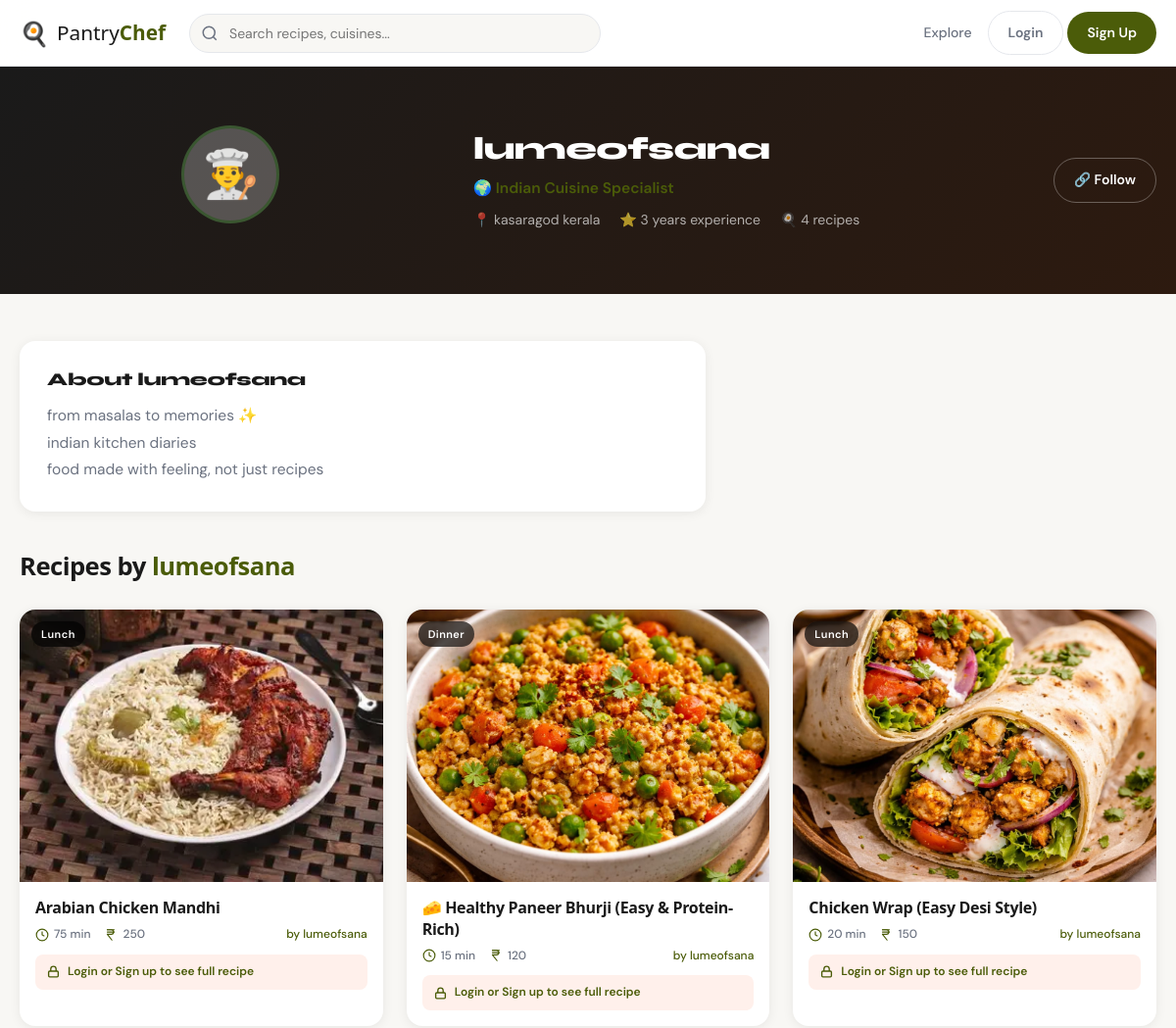
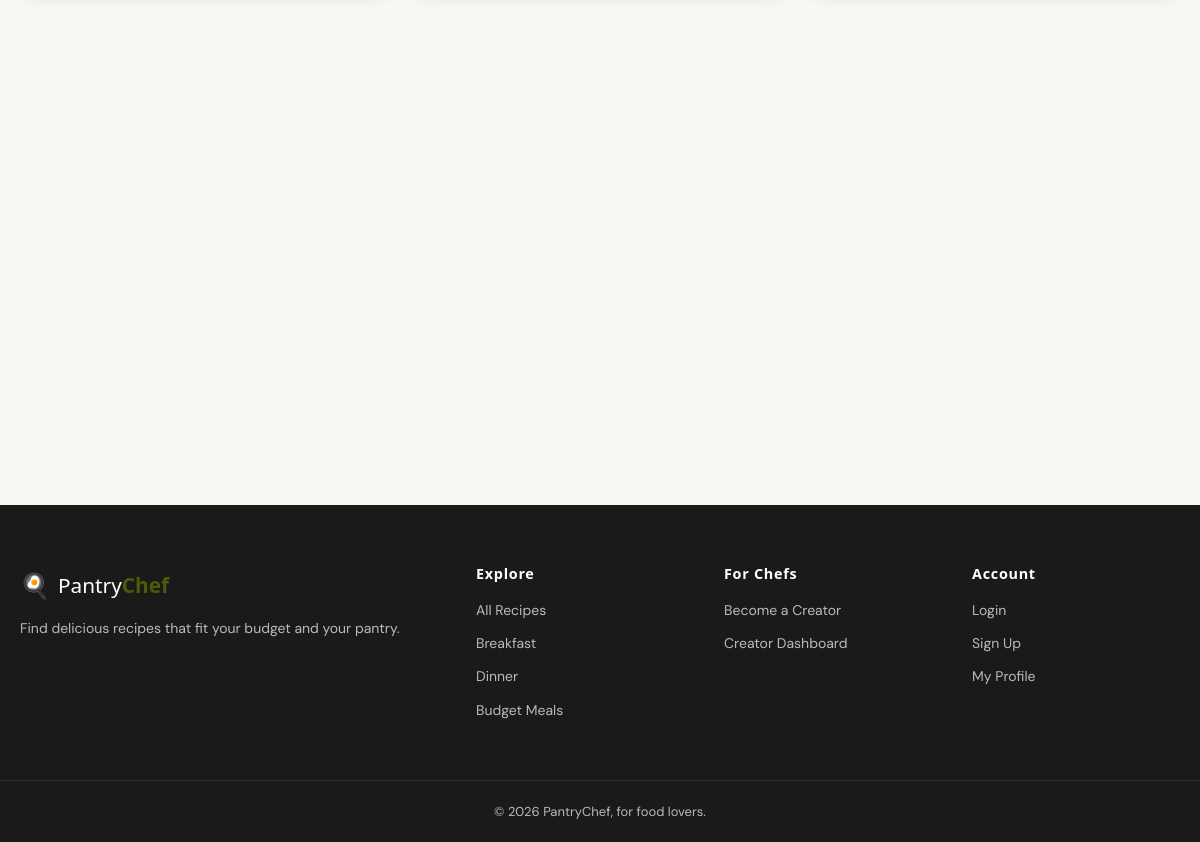
The page /creator-profile.php?id=4 on the database its author committed (2 pictures, top to bottom).
### tables this page shows
CREATE TABLE `creators` (
  `id` int(10) UNSIGNED NOT NULL,
  `user_id` int(10) UNSIGNED NOT NULL,
  `chef_name` varchar(100) NOT NULL,
  `bio` text DEFAULT NULL,
  `profile_image` varchar(255) DEFAULT NULL,
  `location` varchar(100) DEFAULT NULL,
  `speciality_cuisine` varchar(100) DEFAULT NULL,
  `social_link` varchar(255) DEFAULT NULL,
  `experience_years` tinyint(3) UNSIGNED DEFAULT 0,
  `status` enum('pending','approved','rejected') DEFAULT 'pending'
);

CREATE TABLE `recipes` (
  `id` int(10) UNSIGNED NOT NULL,
  `title` varchar(200) NOT NULL,
  `description` text DEFAULT NULL,
  `image` varchar(255) DEFAULT NULL,
  `cooking_time` smallint(5) UNSIGNED DEFAULT 0 COMMENT 'minutes',
  `budget` decimal(8,2) DEFAULT 0.00 COMMENT 'in local currency',
  `category_id` int(10) UNSIGNED DEFAULT NULL,
  `cuisine` varchar(100) DEFAULT NULL,
  `created_by` int(10) UNSIGNED NOT NULL,
  `status` enum('active','draft','deleted') DEFAULT 'active',
  `created_at` timestamp NOT NULL DEFAULT current_timestamp(),
  `updated_at` timestamp NOT NULL DEFAULT current_timestamp() ON UPDATE current_timestamp()
);

CREATE TABLE `categories` (
  `id` int(10) UNSIGNED NOT NULL,
  `name` varchar(100) NOT NULL,
  `type` enum('meal','food_type','special') DEFAULT 'meal',
  `icon` varchar(10) DEFAULT NULL,
  `sort_order` tinyint(3) UNSIGNED DEFAULT 0
);

### includes/auth.php (called while the page is built, shortened)
<?php
function isLoggedIn(): bool {
    return isset($_SESSION['user_id']);
}
function currentUser(): array {
    return [
        'id'   => $_SESSION['user_id']   ?? null,
        'name' => $_SESSION['user_name'] ?? '',
        'role' => $_SESSION['role']      ?? 'guest',
    ];
}

### components/recipe-card.php (the view, shortened to what this page needs)
<?php
$isGuest     = !isLoggedIn();
$image       = !empty($recipe['image']) ? UPLOADS . '/recipes/' . htmlspecialchars($recipe['image']) : ASSETS . '/images/placeholder.jpg';
$recipeUrl   = BASE_URL . 'recipe.php?id=' . (int)$recipe['id'];
$loginUrl    = BASE_URL . 'login.php?redirect=' . urlencode($recipeUrl) . '&reason=recipe';
$cardLink    = $isGuest ? $loginUrl : $recipeUrl;
?>
<article class="recipe-card fade-in" data-recipe-id="<?= (int)$recipe['id'] ?>">
    <a href="<?= $cardLink ?>" class="recipe-card__image-wrap">
        <img src="<?= $image ?>" alt="<?= htmlspecialchars($recipe['title']) ?>" loading="lazy" class="recipe-card__image">
        <?php if (!empty($recipe['category_name'])): ?>
            <span class="recipe-card__badge"><?= htmlspecialchars($recipe['category_name']) ?></span>
        <?php endif; ?>
    </a>
    <div class="recipe-card__body">
        <h3 class="recipe-card__title">
            <a href="<?= $cardLink ?>"><?= htmlspecialchars($recipe['title']) ?></a>
        </h3>
        <div class="recipe-card__meta">
            <span class="meta-item">
                <svg width="14" height="14" viewBox="0 0 24 24" fill="none" stroke="currentColor" stroke-width="2"><circle cx="12" cy="12" r="10"/><polyline points="12 6 12 12 16 14"/></svg>
                <?= (int)$recipe['cooking_time'] ?> min
            </span>
            <span class="meta-item">
                <svg width="14" height="14" viewBox="0 0 24 24" fill="none" stroke="currentColor" stroke-width="2" stroke-linecap="round" stroke-linejoin="round">
                    <path d="M6 3h12"/>
                    <path d="M6 7h12"/>
                    <path d="M6 11h7a4 4 0 0 0 0-8H6"/>
                    <path d="M6 11l8 10"/>
                </svg>
                <?= number_format((float)$recipe['budget'], 0) ?>
            </span>
            <?php if (!empty($recipe['chef_name'])): ?>
                <span class="meta-item meta-chef">by <?= htmlspecialchars($recipe['chef_name']) ?></span>
            <?php endif; ?>
        </div>
        <?php if ($isGuest): ?>
        <div style="margin-top:10px; padding:8px 12px; background:var(--primary-light); border-radius:8px; display:flex; align-items:center; gap:8px;">
            <svg width="13" height="13" viewBox="0 0 24 24" fill="none" stroke="var(--primary)" stroke-width="2.5"><rect x="3" y="11" width="18" height="11" rx="2"/><path d="M7 11V7a5 5 0 0 1 10 0v4"/></svg>
            <span style="font-size:12px; color:var(--primary); font-weight:600;">
                <a href="<?= $loginUrl ?>" style="color:var(--primary);">Login</a> or
                <a href="<?= BASE_URL ?>signup.php" style="color:var(--primary);">Sign up</a> to see full recipe
            </span>
        </div>
        <?php endif; ?>
    </div>
</article>

### creator-profile.php (shortened to what this page needs)
<?php
require_once 'includes/auth.php';
require_once 'includes/db.php';
$creatorId = (int)($_GET['id'] ?? 0);
$user   = currentUser();
$userId = $user['id'];
$stmt = $pdo->prepare("
    SELECT cr.*, u.name, u.email, u.created_at as member_since
    FROM creators cr
    JOIN users u ON cr.user_id = u.id
    WHERE cr.id = ?
");
$stmt->execute([$creatorId]);
$chef = $stmt->fetch();
$recipesStmt = $pdo->prepare("
    SELECT r.id, r.title, r.image, r.cooking_time, r.budget, c.name as category_name,
           COALESCE(cr.chef_name, u.name) as chef_name,
           " . ($userId ? "CASE WHEN f.id IS NOT NULL THEN 1 ELSE 0 END" : "0") . " as is_favorited
    FROM recipes r
    LEFT JOIN categories c ON r.category_id = c.id
    LEFT JOIN users u ON r.created_by = u.id
    LEFT JOIN creators cr ON u.id = cr.user_id
    " . ($userId ? "LEFT JOIN favorites f ON f.recipe_id = r.id AND f.user_id = $userId" : "") . "
    WHERE r.created_by = ? AND r.status = 'active'
    ORDER BY r.created_at DESC
");
$recipesStmt->execute([$chef['user_id']]);
$recipes = $recipesStmt->fetchAll();
$profileImg = $chef['profile_image'] ? UPLOADS . '/creators/' . $chef['profile_image'] : null;
?>
<!DOCTYPE html>
<html lang="en">
<head>
<link rel="stylesheet" href="<?= ASSETS ?>/css/main.css">
</head>
<body>
<?php include 'components/navbar.php'; ?>
<div style="background:linear-gradient(135deg,#1a1a1a,#2d1a0f); padding:60px 0;">
  <div class="container" style="display:flex; align-items:center; gap:32px; flex-wrap:wrap;">
    <div class="profile-avatar" style="width:100px; height:100px; border:3px solid rgba(31, 90, 16, 0.5);">
      <?php if ($profileImg): ?>
        <img src="<?= $profileImg ?>" alt="">
      <?php else: ?>
        <span style="font-size:3rem">👨‍🍳</span>
      <?php endif; ?>
    </div>
    <div style="color:#fff;">
      <h1 style="font-family:'Syne',sans-serif; font-size:2rem; margin-bottom:8px;"><?= htmlspecialchars($chef['chef_name']) ?></h1>
      <?php if ($chef['speciality_cuisine']): ?>
        <p style="color:var(--primary); font-weight:600; margin-bottom:8px;">🌍 <?= htmlspecialchars($chef['speciality_cuisine']) ?> Cuisine Specialist</p>
      <?php endif; ?>
      <div style="display:flex; gap:20px; flex-wrap:wrap;">
        <?php if ($chef['location']): ?>
          <span style="color:rgba(255,255,255,.65); font-size:14px;">📍 <?= htmlspecialchars($chef['location']) ?></span>
        <?php endif; ?>
        <?php if ($chef['experience_years']): ?>
          <span style="color:rgba(255,255,255,.65); font-size:14px;">⭐ <?= (int)$chef['experience_years'] ?> years experience</span>
        <?php endif; ?>
        <span style="color:rgba(255,255,255,.65); font-size:14px;">🍳 <?= count($recipes) ?> recipes</span>
      </div>
    </div>
    <?php if ($chef['social_link']): ?>
      <div style="margin-left:auto;">
        <a href="<?= htmlspecialchars($chef['social_link']) ?>" target="_blank" rel="noopener"
           class="btn btn-outline" style="border-color:rgba(255,255,255,.3); color:#fff;">
          🔗 Follow
        </a>
      </div>
    <?php endif; ?>
  </div>
</div>
<div class="container" style="padding-top:48px; padding-bottom:80px;">
  <?php if ($chef['bio']): ?>
  <div style="background:#fff; border-radius:16px; padding:28px; box-shadow:var(--shadow-card); margin-bottom:40px; max-width:700px;">
    <h3 style="font-family:'Syne',sans-serif; margin-bottom:12px;">About <?= htmlspecialchars($chef['chef_name']) ?></h3>
    <p style="color:var(--text-muted); line-height:1.8;"><?= nl2br(htmlspecialchars($chef['bio'])) ?></p>
  </div>
  <?php endif; ?>
  <div class="section-header">
    <h2 class="section-title">Recipes by <span><?= htmlspecialchars($chef['chef_name']) ?></span></h2>
  </div>
  <?php if ($recipes): ?>
  <div class="recipes-grid">
    <?php foreach ($recipes as $recipe): ?>
      <?php include 'components/recipe-card.php'; ?>
    <?php endforeach; ?>
  </div>
  <?php else: ?>
  <div class="empty-state"><div class="icon">🍳</div><h3>No recipes yet</h3><p>Check back soon!</p></div>
  <?php endif; ?>
</div>
<?php include 'components/footer.php'; ?>
</body>
</html>

### components/navbar.php (shortened to what this page needs)
<?php
require_once __DIR__ . '/../includes/auth.php';
$user = currentUser();
?>
<nav class="navbar" id="navbar">
    <div class="nav-container">
        <a href="<?= BASE_URL ?>index.php" class="nav-logo">
            <span class="logo-icon">🍳</span>
            <span class="logo-text">Pantry<strong>Chef</strong></span>
        </a>
        <div class="nav-search-wrap">
            <div class="nav-search">
                <svg width="18" height="18" viewBox="0 0 24 24" fill="none" stroke="currentColor" stroke-width="2">
                    <circle cx="11" cy="11" r="8"/><path d="m21 21-4.35-4.35"/>
                </svg>
                <input type="text" id="navSearchInput" placeholder="Search recipes, cuisines..." autocomplete="off">
            </div>
        </div>
        <div class="nav-links">
            <a href="<?= BASE_URL ?>index.php" class="nav-link">Explore</a>
            <?php if (isLoggedIn()): ?>
                <a href="<?= BASE_URL ?>profile.php" class="nav-link">
                    <svg width="16" height="16" viewBox="0 0 24 24" fill="none" stroke="currentColor" stroke-width="2">
                        <path d="M20 21v-2a4 4 0 0 0-4-4H8a4 4 0 0 0-4 4v2"/><circle cx="12" cy="7" r="4"/>
                    </svg>
                    <?= sanitize($user['name']) ?>
                </a>
                <a href="<?= BASE_URL ?>logout.php" class="btn btn-ghost">Logout</a>
            <?php else: ?>
                <a href="<?= BASE_URL ?>login.php" class="btn btn-ghost">Login</a>
                <a href="<?= BASE_URL ?>signup.php" class="btn btn-primary">Sign Up</a>
            <?php endif; ?>
        </div>
    </div>
</nav>

### components/footer.php (shortened to what this page needs)
<footer class="footer">
    <div class="footer-container">
        <div class="footer-brand">
            <a href="<?= BASE_URL ?>index.php" class="nav-logo">
                <span class="logo-icon">🍳</span>
                <span class="logo-text">Pantry<strong>Chef</strong></span>
            </a>
            <p>Find delicious recipes that fit your budget and your pantry.</p>
        </div>
        <div class="footer-links">
            <h4>Explore</h4>
            <a href="<?= BASE_URL ?>index.php">All Recipes</a>
            <a href="<?= BASE_URL ?>index.php?category=Breakfast">Breakfast</a>
            <a href="<?= BASE_URL ?>index.php?category=Dinner">Dinner</a>
            <a href="<?= BASE_URL ?>index.php?tag=Low+Budget">Budget Meals</a>
        </div>
        <div class="footer-links">
            <h4>For Chefs</h4>
            <a href="<?= BASE_URL ?>creator-signup.php">Become a Creator</a>
            <a href="<?= BASE_URL ?>creator/dashboard.php">Creator Dashboard</a>
        </div>
        <div class="footer-links">
            <h4>Account</h4>
            <a href="<?= BASE_URL ?>login.php">Login</a>
            <a href="<?= BASE_URL ?>signup.php">Sign Up</a>
            <a href="<?= BASE_URL ?>profile.php">My Profile</a>
        </div>
    </div>
    <div class="footer-bottom">
        <p>&copy; <?= date('Y') ?> PantryChef, for food lovers.</p>
    </div>
</footer>

### rows shown on the page
creators: chef_name "lumeofsana", speciality_cuisine "Indian", location "kasaragod kerala", experience_years "3", bio "from masalas to memories ✨ indian kitchen diaries food made with feeling, not just recipes"
recipes: image (picture), category.name "Lunch", title "Arabian Chicken Mandhi", cooking_time "75", budget "250", chef_name "lumeofsana"
recipes: image (picture), category.name "Dinner", title "🧀 Healthy Paneer Bhurji (Easy & Protein-Rich)", cooking_time "15", budget "120", chef_name "lumeofsana"
recipes: image (picture), category.name "Lunch", title "Chicken Wrap (Easy Desi Style)", cooking_time "20", budget "150", chef_name "lumeofsana"

### other values the page prints
count($recipes) "4"
